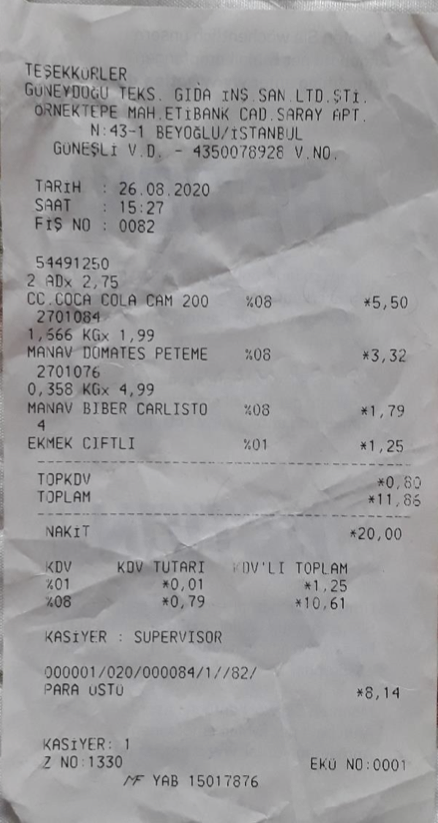
#> input picture fis.png, 438 x 823 px
$ jupyter execute --allow-errors receiptToText.ipynb   (shell and % lines are left out)   (older library calls are emulated)
#> lines starting #> are read from the running program, lines starting #| are printed output that depends on the picture
[cell 1]
import getpass
import json
from googleapiclient.discovery import build
#> (the rest of this cell did not finish here and is left out)

[cell 2]
import IPython.display

IPython.display.Image(url="https://i.ibb.co/Bj1yQSz/fis.png",
                      width=600)

[cell 3]
IMAGE="https://i.ibb.co/Bj1yQSz/fis.png"
#> (the rest of this cell did not finish here and is left out)

#> (a cell that did not finish here is left out)

[cell 5]
from PIL import Image ,ImageEnhance
import PIL
from pytesseract import image_to_string
import pytesseract
from IPython.display import display, Image
import difflib
import skimage
import cv2
import json
import numpy as np
from matplotlib import pyplot as plt
from google.colab.patches import cv2_imshow
from pytesseract import Output
from skimage import data, exposure, img_as_float

[cell 6]
img = cv2.imread('fis.png')
#> img is the input picture: shape (823, 438, 3); mean B, G, R 156.3, 154.8, 155.5

img = cv2.resize(img, None, fx=5, fy=5, interpolation=cv2.INTER_CUBIC)
#> img: shape (4115, 2190, 3)

rgb_planes = cv2.split(img)

result_planes = []
result_norm_planes = []
for plane in rgb_planes:
    dilated_img = cv2.dilate(plane, np.ones((7,7), np.uint8))
    bg_img = cv2.medianBlur(dilated_img, 21)
    diff_img = 255 - cv2.absdiff(plane, bg_img)
    norm_img = cv2.normalize(diff_img,None, alpha=0, beta=255, norm_type=cv2.NORM_MINMAX, dtype=cv2.CV_8UC1)
    result_planes.append(diff_img)
    result_norm_planes.append(norm_img)
#> this loop made 3 passes
#> pass 1, `dilated_img = cv2.dilate(plane, np.ones((7,7), np.uint8))`:
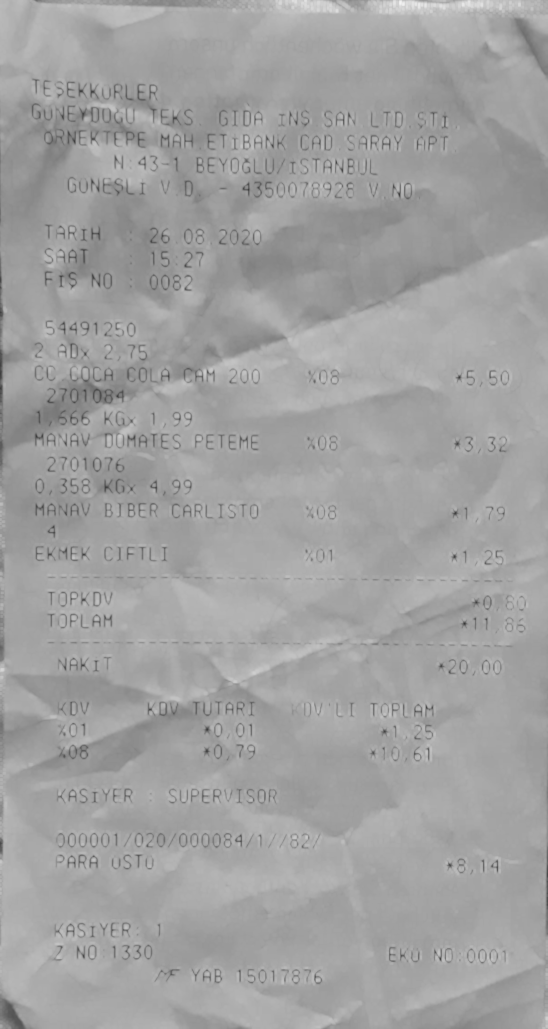
#> dilated_img: shape (4115, 2190) (shown at 1/4 size); min 46, max 243, mean 161.1
#> pass 1, `diff_img = 255 - cv2.absdiff(plane, bg_img)`:
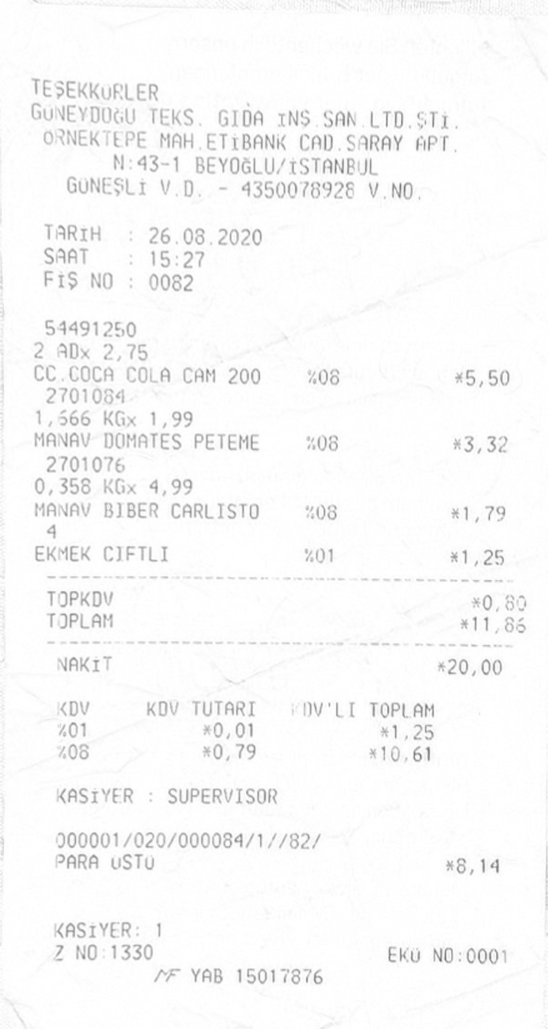
#> diff_img: shape (4115, 2190) (shown at 1/4 size); min 89, max 255, mean 249.2
#> pass 1, `norm_img = cv2.normalize(diff_img,None, alpha=0, beta=255, norm_type=c..`:
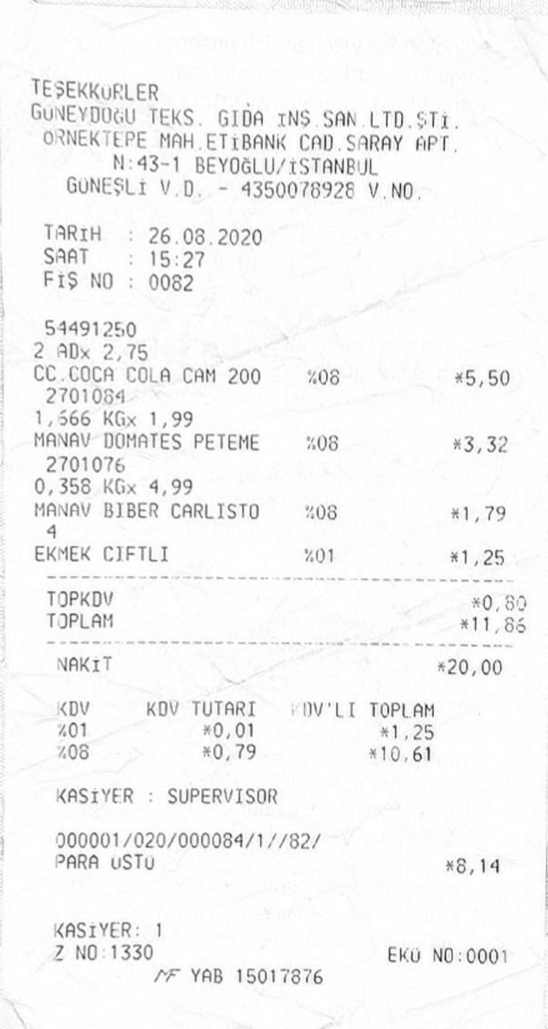
#> norm_img: shape (4115, 2190) (shown at 1/4 size); min 0, max 255, mean 245.9
#> after the loop, result_norm_planes = 3 items; result_planes = 3 items

result = cv2.merge(result_planes)
result_norm = cv2.merge(result_norm_planes)

cv2.imwrite('shadows_out.png', result)

img = cv2.imread('shadows_out.png',0)
#> img: shape (4115, 2190); min 89, max 255, mean 248.9
gamma_corrected = exposure.adjust_gamma(img,3.3)
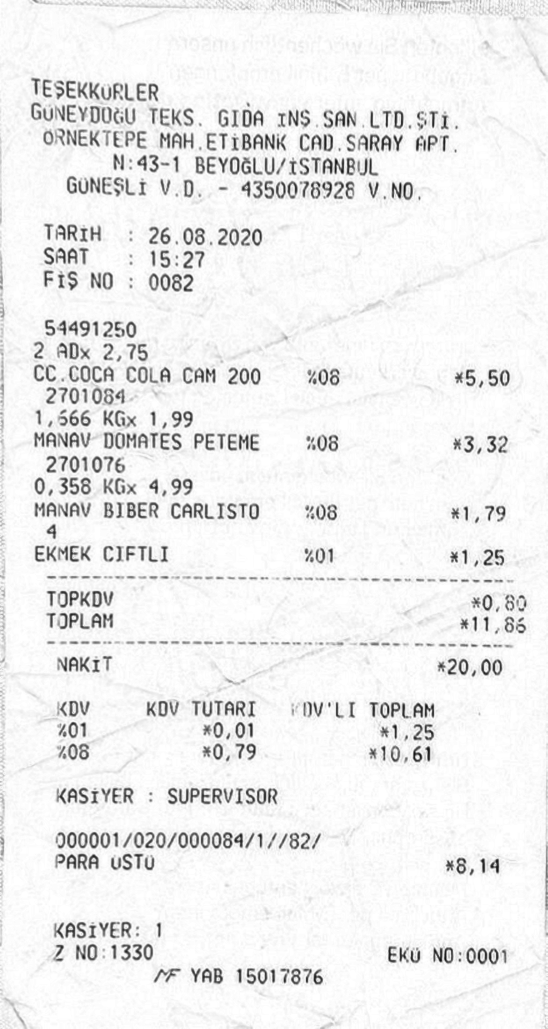
#> gamma_corrected: shape (4115, 2190) (shown at 1/4 size); min 8, max 255, mean 238.4


gamma_corrected[gamma_corrected > 190] = 255
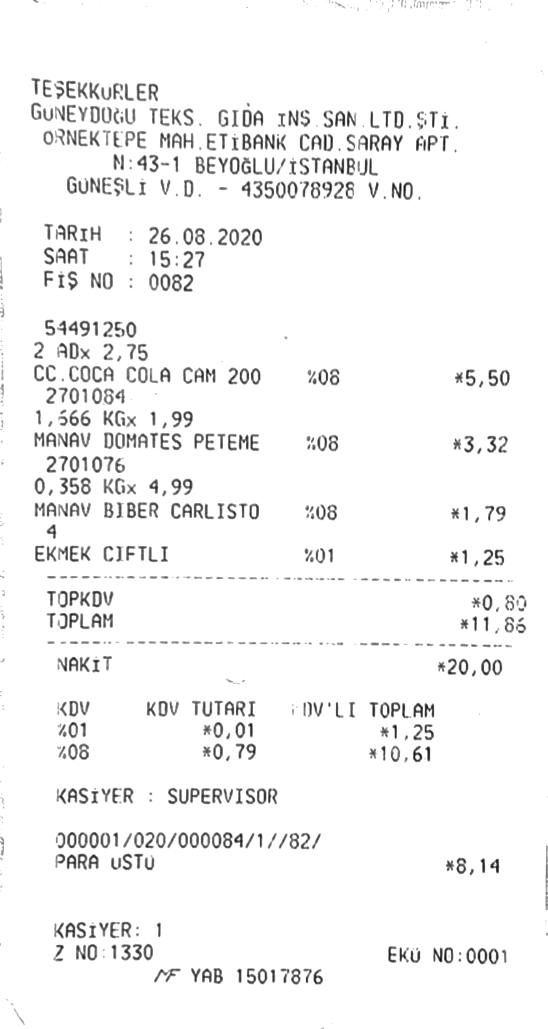
#> gamma_corrected: shape (4115, 2190) (shown at 1/4 size); min 8, max 255, mean 245.3

final = cv2.blur(gamma_corrected,(3,3))
final[final < 200] = 0
final[final > 200] = 255
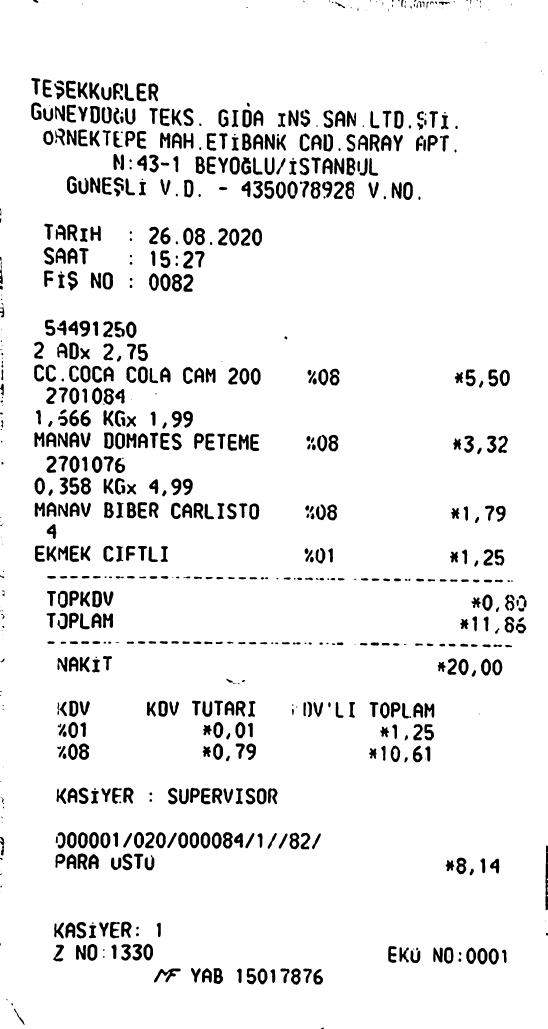
#> final: shape (4115, 2190) (shown at 1/4 size); min 0, max 255, mean 237.6

cv2.imwrite('final.png', final)

#> (the rest of this cell did not finish here and is left out)
